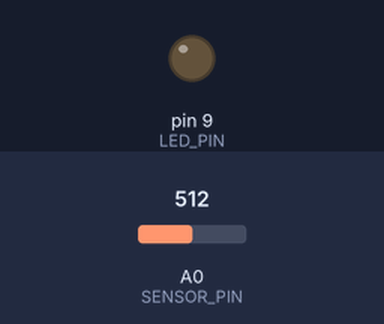
A sketch run on a simulated Arduino Uno, built with avr-gcc and run on an emulated ATmega328P. Parts: output pins drawn as LEDs (lit = HIGH). The inputs (shaded band) are chosen by the test bench; at power-on: A0 (SENSOR_PIN) = 512.

Above: at 1.2 s.
1.3 s: A0 (SENSOR_PIN) set to 716
At 2.5 s:
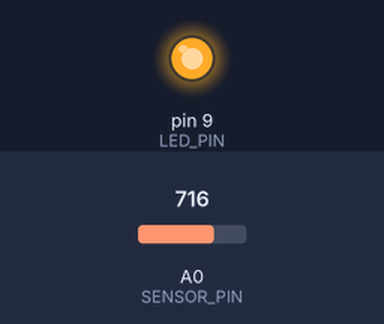
2.8 s: A0 (SENSOR_PIN) set to 511
At 3.7 s:
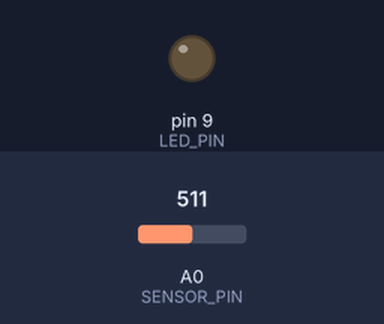
4.3 s: A0 (SENSOR_PIN) set to 536
At 4.8 s:
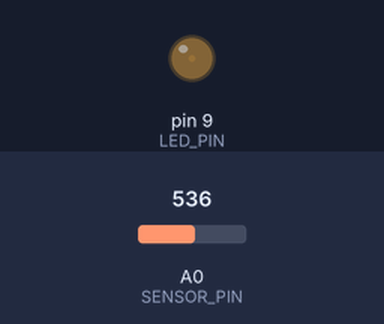
5.8 s: A0 (SENSOR_PIN) set to 630
At 7.0 s:
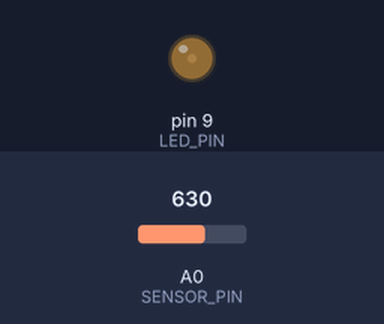
7.3 s: A0 (SENSOR_PIN) set to 656
At 8.3 s:
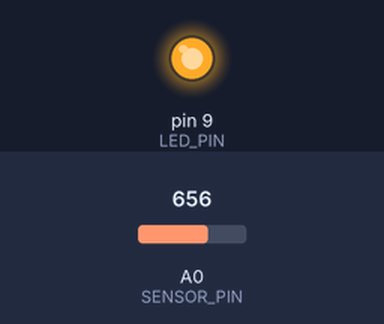
Timing chart, 0 to 9.8 s (numbered marks = the images above; inputs shaded):
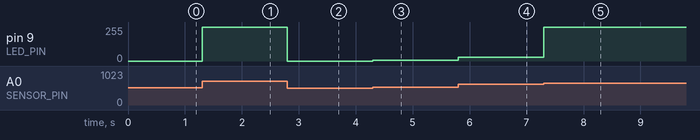

The sketch:

sketch_mar25e.ino
```cpp
#define LED_PIN 9
#define SENSOR_PIN A0

void setup() {
  // put your setup code here, to run once:
  pinMode(LED_PIN, OUTPUT);
}

void loop() {
  // put your main code here, to run repeatedly:
  int value = analogRead(SENSOR_PIN) * 255 / 1023;
  analogWrite(LED_PIN, value);
}
```

Measured:
- the behaviour switches between 642 and 643 on A0 (SENSOR_PIN) (found by bisection; images 4 and 5)
- after the input at 1.3 s, pin 9 (LED_PIN): 0/255 → 255/255 at once
- after the input at 2.8 s, pin 9 (LED_PIN): 255/255 → 0/255 at once
- after the input at 4.3 s, pin 9 (LED_PIN): 0/255 → 5/255 at once
- after the input at 5.8 s, pin 9 (LED_PIN): 5/255 → 28/255 at once
- after the input at 7.3 s, pin 9 (LED_PIN): 28/255 → 255/255 at once
